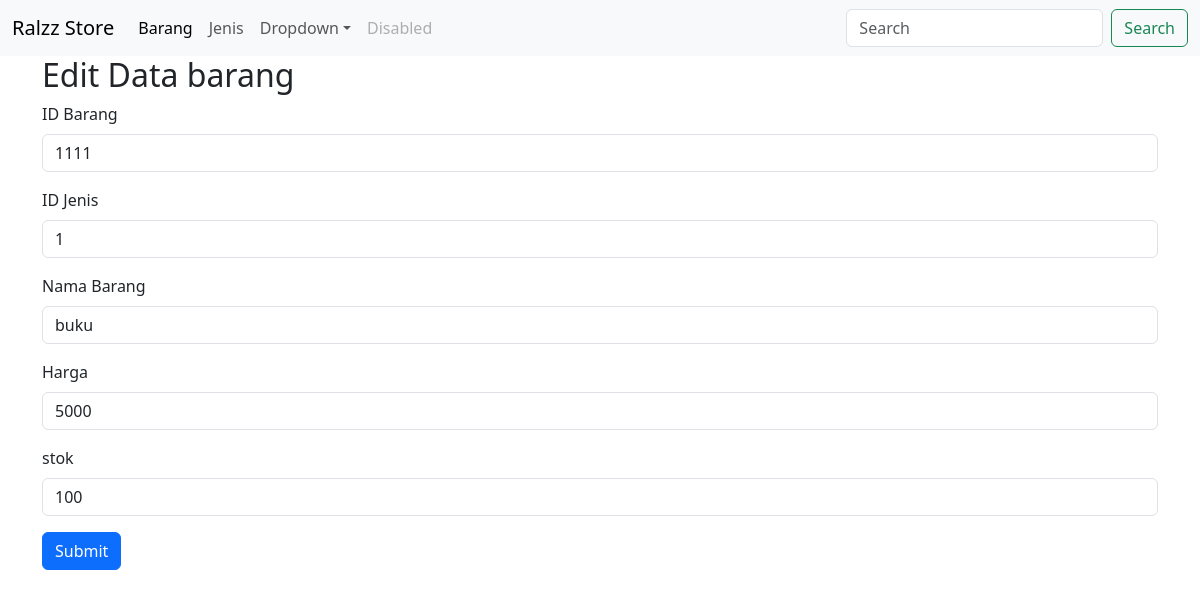
The page /view/barang/edit_barang.php?id_barang=1111 on the database its author committed.
### tables this page shows
CREATE TABLE `barang` (
  `id_barang` varchar(10) NOT NULL,
  `id_jenis` varchar(50) DEFAULT NULL,
  `nama_barang` varchar(15) DEFAULT NULL,
  `harga` int DEFAULT NULL,
  `stok` varchar(10) DEFAULT NULL
);

### view/barang/edit_barang.php (the view, shortened to what this page needs)
<!DOCTYPE html>
<html lang="en">
<head>
    <link rel="stylesheet" href="https://cdn.jsdelivr.net/npm/bootstrap@5.3.3/dist/css/bootstrap.min.css">
    <link rel="stylesheet" href="https://cdnjs.cloudflare.com/ajax/libs/font-awesome/6.2.0/css/all.min.css">
</head>
<body>
    <nav class="navbar navbar-expand-lg bg-body-tertiary">
        <div class="container-fluid">
            <a class="navbar-brand" href="#">Ralzz Store</a>
            <div class="collapse navbar-collapse" id="navbarSupportedContent">
                <ul class="navbar-nav me-auto mb-2 mb-lg-0">
                    <li class="nav-item">
                        <a class="nav-link active" aria-current="page" href="../barang/index.php">Barang</a>
                    </li>
                    <li class="nav-item">
                        <a class="nav-link" href="../jenis/index.php">Jenis</a>
                    </li>
                    <li class="nav-item dropdown">
                        <a class="nav-link dropdown-toggle" href="#" role="button" data-bs-toggle="dropdown" aria-expanded="false">Dropdown</a>
                    </li>
                    <li class="nav-item">
                        <a class="nav-link disabled" aria-disabled="true">Disabled</a>
                    </li>
                </ul>
                <form class="d-flex" role="search">
                    <input class="form-control me-2" type="search" placeholder="Search" aria-label="Search">
                    <button class="btn btn-outline-success" type="submit">Search</button>
                </form>
            </div>
        </div>
    </nav>
    <div class="container">
        <h2>Edit Data barang</h2>
        <?php
        include '../../config/koneksi.php';
        $id_barang = $_GET['id_barang'];
        $query = mysqli_query($conn, "SELECT * FROM barang WHERE id_barang = '$id_barang'");
        $result = mysqli_fetch_array($query);
        ?>
        <form action="proses_edit_barang.php?id_barang=<?php echo $result['id_barang']; ?>" method="POST">
            <div class="mb-3">
                <label for="exampleInputEmail1" class="form-label">ID Barang</label>
                <input type="number" class="form-control" name="id_barang" value="<?php echo $result['id_barang']; ?>" id="exampleInputEmail1" aria-describedby="emailHelp">
            </div>
            <div class="mb-3">
                <label for="exampleInputPassword1" class="form-label">ID Jenis</label>
                <input type="number" class="form-control" name="id_jenis" value="<?php echo $result['id_jenis']; ?>" id="exampleInputPassword1">
            </div>
            <div class="mb-3">
                <label for="exampleInputPassword1" class="form-label">Nama Barang</label>
                <input type="text" class="form-control" name="nama_barang" value="<?php echo $result['nama_barang']; ?>" id="exampleInputPassword1">
            </div>
            <div class="mb-3">
                <label for="exampleInputPassword1" class="form-label">Harga</label>
                <input type="number" class="form-control" name="harga" value="<?php echo $result['harga']; ?>" id="exampleInputPassword1">
            </div>
            <div class="mb-3">
                <label for="exampleInputPassword1" class="form-label">stok</label>
                <input type="number" class="form-control" name="stok" value="<?php echo $result['stok']; ?>" id="exampleInputPassword1">
            </div>
            <button type="submit" class="btn btn-primary">Submit</button>
        </form>
    </div>
</body>
</html>

### rows shown on the page
barang: id_barang "1111", id_jenis "1", nama_barang "buku", harga "5000", stok "100"
